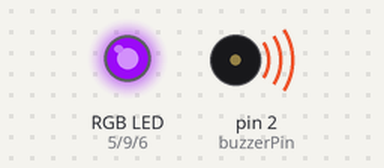
Bench run of a sketch on a simulated Arduino Uno, built with avr-gcc and run on an emulated ATmega328P. Shown: an RGB LED mixed from three pins (HIGH = lit), buzzer (waves = sounding).

Above: at 0.15 s.
At 2.55 s:
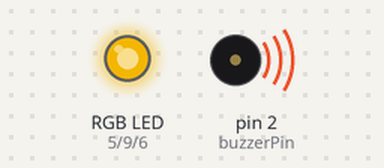
At 4.96 s:
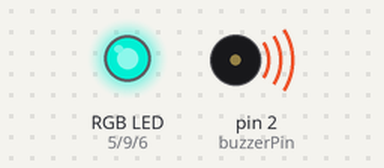
At 9.77 s:
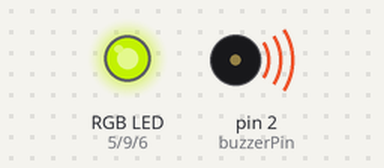
At 14.58 s:
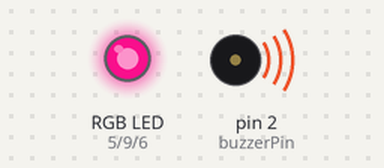
At 19.69 s:
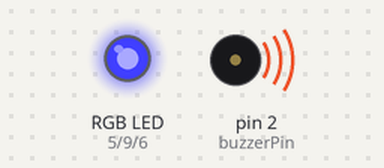
Timing chart, 0 to 20.4 s (numbered marks = the images above):
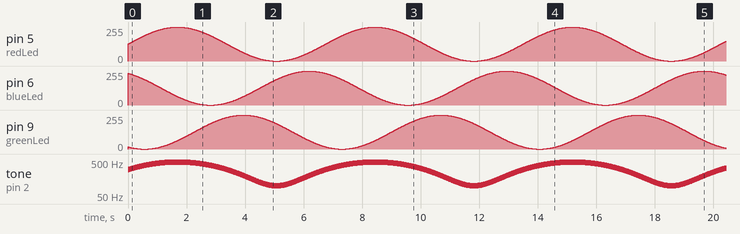

The sketch:

rgb_lys_1.ino
```cpp
int redLed=5;
int blueLed=6;
int greenLed=9;
int buzzerPin=2;

int redLevel=0;
int greenLevel=0;
int blueLevel=0;

int pitch=250;
int wait=10;

float counter=0;
float pi=3.14159;


void setup() {
  pinMode(redLed,OUTPUT);
  pinMode(blueLed,OUTPUT);
  pinMode(greenLed,OUTPUT);
  pinMode(buzzerPin,OUTPUT);
 }


void loop() {
  redLevel = sin(counter/100)*1000;
  blueLevel = sin(counter/100+pi*2/3)*1000;
  greenLevel= sin(counter/100+pi*4/3)*1000;

  pitch=map(redLevel, -1000, 1000, 100, 500);

  redLevel=map(redLevel, -1000, 1000, 0, 255);
  blueLevel=map(blueLevel, -1000, 1000, 0, 255);
  greenLevel=map(greenLevel, -1000, 1000, 0, 255);


  analogWrite(redLed,redLevel);
  analogWrite(blueLed,blueLevel);
  analogWrite(greenLed,greenLevel);


  tone(2,pitch);
  delay(wait);

  noTone(2);
  counter=counter+1;
}
```

Measured:
- by itself, tone on pin 2 (buzzerPin): plays 300 Hz for 0.01 s, 301 Hz for 0.01 s, 303 Hz for 0.01 s, 305 Hz for 0.01 s, 307 Hz for 0.01 s, 309 Hz for 0.01 s … (1592 notes in this stretch)
